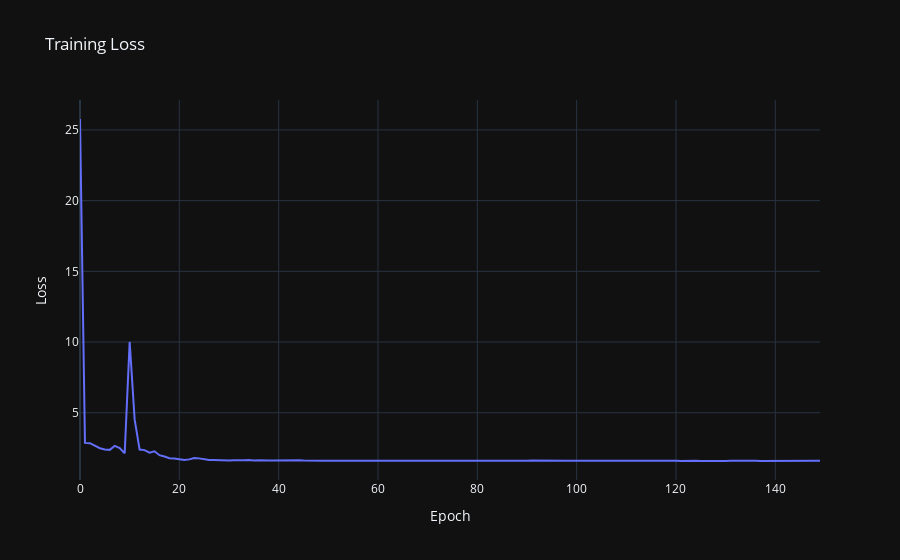

The notebook cell this image was saved under:
### Code cell
# X_train -= -np.mean(X_train)
# X_train /= np.sqrt(np.mean(X_train**2))
model = keras.Sequential(layers=[layers.Input(1)] + [layers.Dense(500, activation=keras.activations.relu) for i in range(10)] + [layers.Dense(1)])
model.compile(optimizer=keras.optimizers.Adam(learning_rate=0.001), loss='mse')
history = model.fit(X_train[:1000], y_train[:1000], epochs=150, batch_size=64)
fig = go.Figure()
fig.add_trace(go.Scatter(y=history.history['loss'], mode='lines', name='Train Loss'))
fig.update_layout(title='Training Loss', xaxis_title='Epoch', yaxis_title='Loss')
fig.show()

### Figure 1 — Plotly figure (JSON) as saved in the notebook; plotly's stock layout.template omitted (floating-point values rounded to 4 significant figures; data arrays with more than 128 entries replaced by an {"elided": "..."} marker saying what was removed)
{"data": [{"mode": "lines", "name": "Train Loss", "y": {"elided": "150 float values"}, "type": "scatter"}], "layout": {"title": {"text": "Training Loss"}, "xaxis": {"title": {"text": "Epoch"}}, "yaxis": {"title": {"text": "Loss"}}}}
